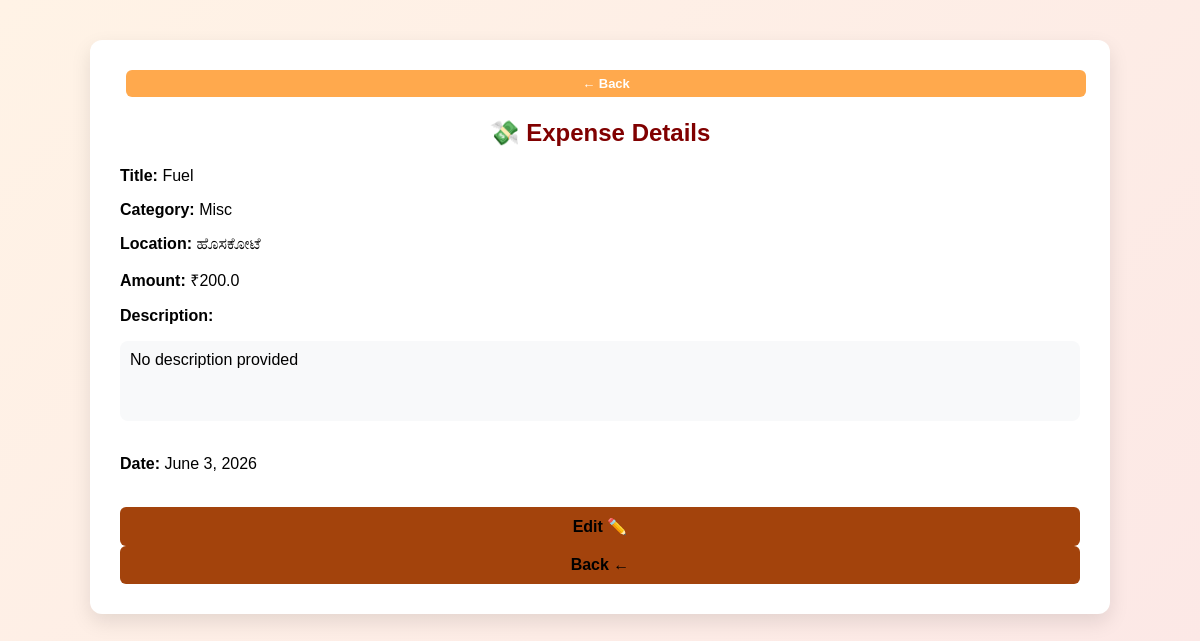
The page /expense/view/2/ (signed in) on the database its author committed.
### finance/models.py (models this page shows, shortened)
class Expenditure(models.Model):
    record = models.ForeignKey(
        DailyRecord,
        on_delete=models.CASCADE,
        related_name="expenses"
    )
    title = models.CharField(max_length=200)
    description = models.TextField(blank=True)
    category = models.ForeignKey(
        ExpenseCategory,
        on_delete=models.SET_NULL,
        null=True,
        blank=True
    )
    location = models.CharField(max_length=255)
    amount = models.FloatField()

class ExpenseCategory(models.Model):
    user = models.ForeignKey(User, on_delete=models.CASCADE)
    name = models.CharField(max_length=100)

class DailyRecord(models.Model):
    user = models.ForeignKey(User, on_delete=models.CASCADE)
    date = models.DateField()
    class Meta:
        unique_together = ('user', 'date')

### finance/views.py (the view)
def view_expense(request, id):
    expense = get_object_or_404(Expenditure, id=id)
    if expense.record.user != request.user:
        return redirect("dashboard")
    return render(request, "finance/view_expense.html", {
        "expense": expense
    })

### templates/finance/view_expense.html
{% extends 'base.html' %}
{% block content %}
<div style="margin-bottom:15px;">
    <button
        type="button"
        class="nav-btn"
        onclick="history.back()">
        ← Back
    </button>
</div>
<h2>💸 Expense Details</h2>
<div class="card">
    <p><strong>Title:</strong> {{ expense.title }}</p>
    <p><strong>Category:</strong> {{ expense.category.name }}</p>
    <p><strong>Location:</strong> {{ expense.location }}</p>
    <p><strong>Amount:</strong> ₹{{ expense.amount }}</p>
    <p><strong>Description:</strong></p>
    <div style="
        background:#f8f9fa;
        padding:10px;
        border-radius:8px;
        min-height:60px;
    ">
        {{ expense.description|default:"No description provided" }}
    </div>
    <br>
    <p>
        <strong>Date:</strong>
        {{ expense.record.date }}
    </p>
</div>
<br>
<a href="{% url 'edit_expense' expense.id %}">
    <button>Edit ✏️</button>
</a>
<a href="{% url 'dashboard' %}">
    <button>Back ←</button>
</a>
{% endblock %}

### templates/base.html (style rules this page uses)
body { margin: 0; font-family: Arial, sans-serif; background: linear-gradient(135deg, #fff3e6, #fce8e6); }
h2 { text-align: center; color: #800000; margin-bottom: 20px; transition: color 0.3s ease; }
button { width: 100%; padding: 10px; background: #a3430c; font-weight: bold; border: none; color: rgb(0, 0, 0); font-size: 16px; border-radius: 6px; cursor: pointer; transition: all 0.3s ease; }
a { color: #800000; text-decoration: none; font-weight: 500; transition: all 0.3s ease; }
.nav-btn { padding: 6px 12px 12px; font-size: 16px; font-weight: bold; border: none; border-radius: 6px; cursor: pointer; margin-left: 6px; margin-bottom: 2px; background: #a3430c; color: rgb(0, 0, 0); transition: 0.2s ease; }
.nav-btn { padding: 6px 12px; font-size: 13px; border: none; border-radius: 6px; cursor: pointer; margin-left: 6px; background: #ffa94d; color: white; transition: 0.2s ease; }

### rows shown on the page
Expenditure: title "Fuel", category.name "Misc", location "ಹೊಸಕೋಟೆ", amount "200.0", description "No description provided", record "June 3, 2026"
